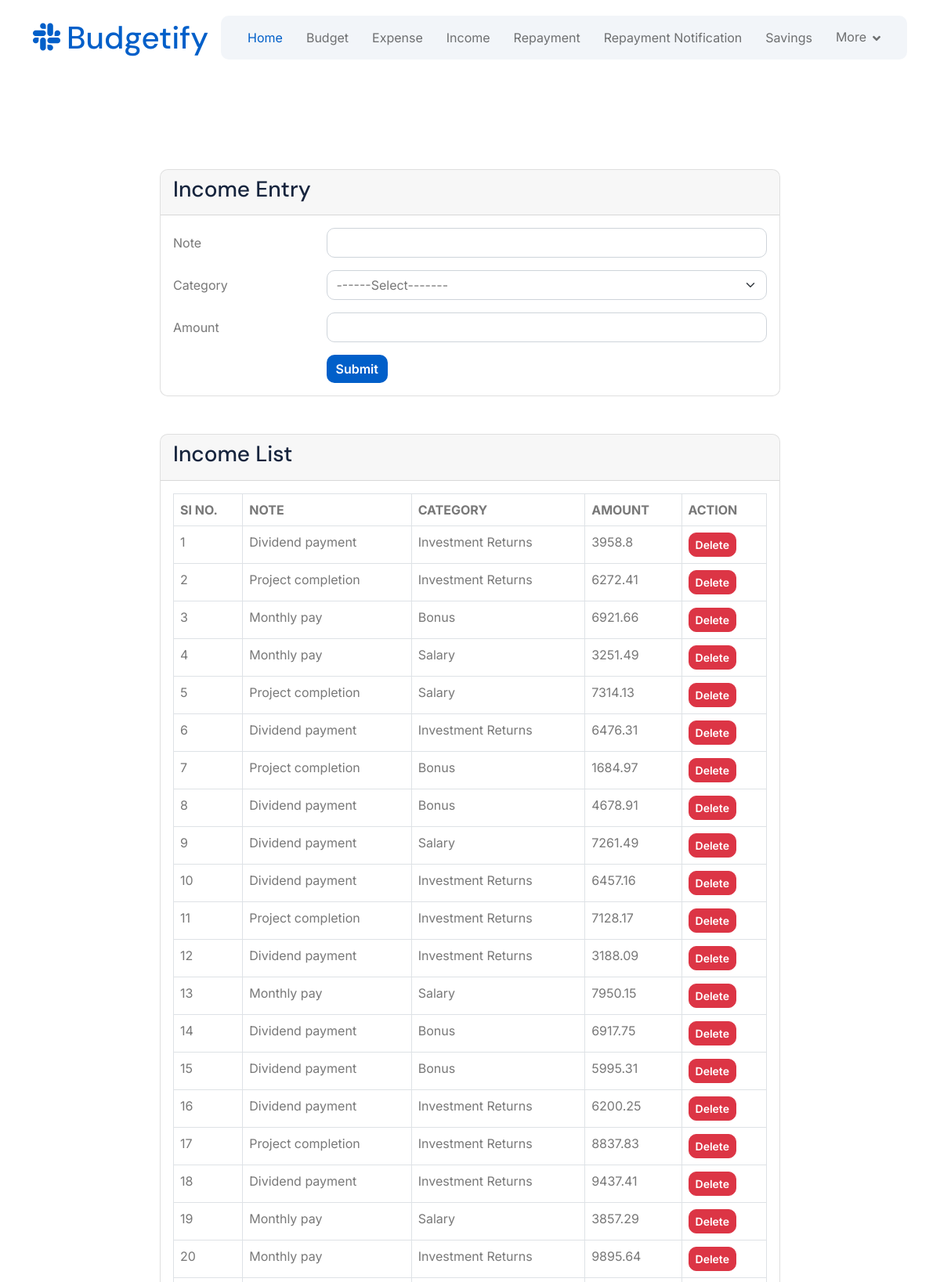
The page /User/income/ (upper part) on the database its author committed.
### User/models.py (models this page shows, shortened)
class tbl_income(models.Model):
    income_amount = models.FloatField()  # Changed to FloatField
    income_date = models.DateField()
    income_note = models.TextField(max_length=30, blank=True)
    incomecategory = models.ForeignKey(tbl_incometype, on_delete=models.CASCADE)
    user = models.ForeignKey(tbl_user, on_delete=models.CASCADE)

### Admin/models.py (models this page shows)
class tbl_incometype(models.Model):
    incometype_name = models.CharField(max_length=30)

### User/views.py (the view)
# urls.py: path('income/',views.income,name="income"),
def income(request):
    incometypeData = tbl_incometype.objects.all()
    incomeData = tbl_income.objects.all()
    if request.method == 'POST':
        tbl_income.objects.create(
            incomecategory=tbl_incometype.objects.get(id=request.POST.get('txt_incometype')),
            income_note=request.POST.get('txt_note'),
            income_amount=request.POST.get('txt_amount'),
            user=tbl_user.objects.get(id=request.session["uid"])
        )
        return render(request,"User/Income.html",{"msg":"Inserted Successfully"})
    else:
        return render(request,"User/Income.html",{"incomeData":incomeData,'incometypeData':incometypeData})

### User/Templates/User/Income.html (shortened to what this page needs)
{% extends 'User/Header.html' %}
{% load static %}
{% block content %}
<!DOCTYPE html>
<html lang="en">
<head>
</head>
<body>
    <div class="row justify-content-center mt-5">
        <div class="col-md-8">
            <div class="card">
                <div class="card-header">
                    <h3 class="card-title">Income Entry</h3>
                </div>
                <div class="card-body">
                    <form method="post">
                        <div class="row mb-3">
                            <label for="txt_note" class="col-sm-3 col-form-label">Note</label>
                            <div class="col-sm-9">
                                <input type="text" class="form-control" id="txt_note" name="txt_note"
                                    pattern="^[A-Z]+[a-zA-Z0-9 .,!?]*$"
                                    title="Note must start with a capital letter and can contain letters, numbers, spaces, and basic punctuation"
                                    required>
                            </div>
                        </div>
                        <div class="row mb-3">
                            <label for="txt_incometype" class="col-sm-3 col-form-label">Category</label>
                            <div class="col-sm-9">
                                <select class="form-select" name="txt_incometype" id="txt_incometype" required>
                                    <option value="">------Select-------</option>
                                </select>
                            </div>
                        </div>
                        <div class="row mb-3">
                            <label for="txt_amount" class="col-sm-3 col-form-label">Amount</label>
                            <div class="col-sm-9">
                                <input type="number" class="form-control" id="txt_amount" name="txt_amount" min="0"
                                    step="0.01" title="Enter a valid amount (minimum 0)" required>
                            </div>
                        </div>
                        <div class="row">
                            <div class="col-sm-9 offset-sm-3">
                                <button type="submit" class="btn btn-primary">Submit</button>
                            </div>
                        </div>
                    </form>
                </div>
            </div>
        </div>
    </div>
    <div class="row justify-content-center mt-5 mb-5">
        <div class="col-md-8">
            <div class="card">
                <div class="card-header">
                    <h3 class="card-title">Income List</h3>
                </div>
                <div class="card-body">
                    <table class="table table-bordered table-hover">
                        <thead>
                            <tr>
                                <th>SI NO.</th>
                                <th>NOTE</th>
                                <th>CATEGORY</th>
                                <th>AMOUNT</th>
                                <th>ACTION</th>
                            </tr>
                        </thead>
                        <tbody>
                            {% for i in incomeData %}
                            <tr>
                                <td>{{forloop.counter}}</td>
                                <td>{{i.income_note}}</td>
                                <td>{{i.incomecategory.incometype_name}}</td>
                                <td>{{i.income_amount}}</td>
                                <td><a href="{% url 'User:deleteIncome' i.id %}"
                                        class="btn btn-danger btn-sm">Delete</a></td>
                            </tr>
                            {% endfor %}
                        </tbody>
                    </table>
                </div>
            </div>
        </div>
    </div>
</body>
</html>
{% endblock content %}

### Guest/static/Main/css/style.css (style rules this page uses)
.btn { font-weight: 600; transition: .5s; }
.btn.btn-primary { color: var(--bs-white); border: none; }

### rows shown on the page
tbl_income: income_note "Dividend payment", incomecategory.incometype_name "Investment Returns", income_amount "3958.8"
tbl_income: income_note "Project completion", incomecategory.incometype_name "Investment Returns", income_amount "6272.41"
tbl_income: income_note "Monthly pay", incomecategory.incometype_name "Bonus", income_amount "6921.66"
tbl_income: income_note "Monthly pay", incomecategory.incometype_name "Salary", income_amount "3251.49"
tbl_income: income_note "Project completion", incomecategory.incometype_name "Salary", income_amount "7314.13"
tbl_income: income_note "Dividend payment", incomecategory.incometype_name "Investment Returns", income_amount "6476.31"
tbl_income: income_note "Project completion", incomecategory.incometype_name "Bonus", income_amount "1684.97"
tbl_income: income_note "Dividend payment", incomecategory.incometype_name "Bonus", income_amount "4678.91"
tbl_income: income_note "Dividend payment", incomecategory.incometype_name "Salary", income_amount "7261.49"
tbl_income: income_note "Dividend payment", incomecategory.incometype_name "Investment Returns", income_amount "6457.16"
tbl_income: income_note "Project completion", incomecategory.incometype_name "Investment Returns", income_amount "7128.17"
tbl_income: income_note "Dividend payment", incomecategory.incometype_name "Investment Returns", income_amount "3188.09"
tbl_income: income_note "Monthly pay", incomecategory.incometype_name "Salary", income_amount "7950.15"
tbl_income: income_note "Dividend payment", incomecategory.incometype_name "Bonus", income_amount "6917.75"
tbl_income: income_note "Dividend payment", incomecategory.incometype_name "Bonus", income_amount "5995.31"
tbl_income: income_note "Dividend payment", incomecategory.incometype_name "Investment Returns", income_amount "6200.25"
tbl_income: income_note "Project completion", incomecategory.incometype_name "Investment Returns", income_amount "8837.83"
tbl_income: income_note "Dividend payment", incomecategory.incometype_name "Investment Returns", income_amount "9437.41"
tbl_income: income_note "Monthly pay", incomecategory.incometype_name "Salary", income_amount "3857.29"
tbl_income: income_note "Monthly pay", incomecategory.incometype_name "Investment Returns", income_amount "9895.64"
